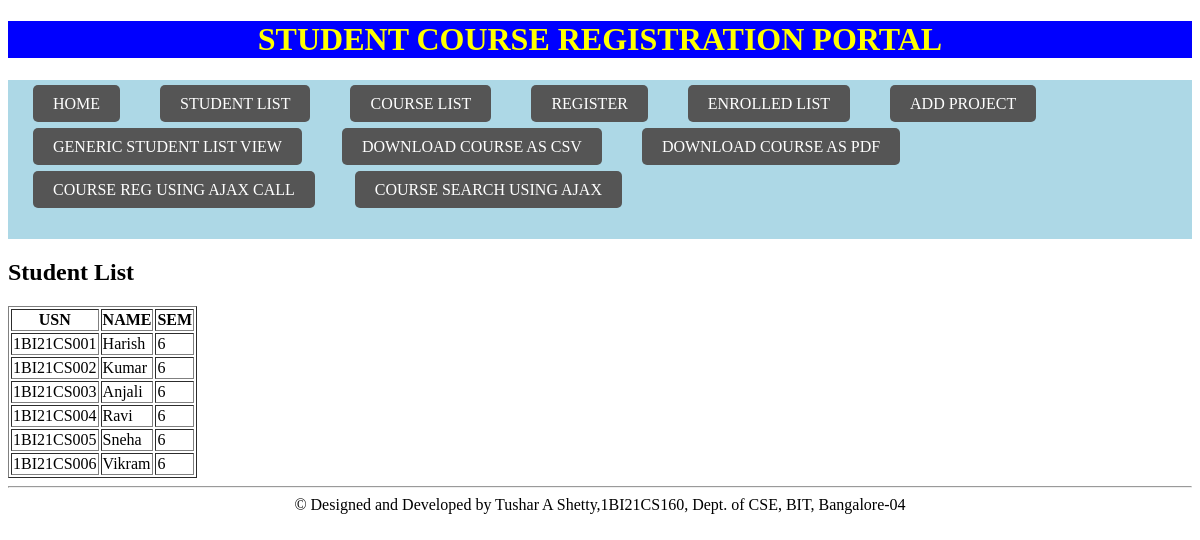
The page /studentlist/ on the database its author committed.
### tusharapp/models.py (models this page shows)
class student(models.Model):
 usn=models.CharField(max_length=10)
 name=models.CharField(max_length=40)
 sem=models.IntegerField()
 courses=models.ManyToManyField(course,related_name='student_set')

### tusharapp/views.py (the view)
# urls.py: path('studentlist/',studentlist),
def studentlist(request):
    s=student.objects.all()
    return render(request,'studentlist.html',{'student_list':s})

### tusharapp/templates/studentlist.html (shortened to what this page needs)
{% extends 'basicTemplate.html' %}
{% block content%}
<h1>Student List</h1>
<table border="1">
<tr>
<th>
USN
</th>
<th>
NAME
</th>
<th>
SEM
</th>
</tr>
{% for s in student_list %}
<tr>
<td>{{s.usn}}</td>
<td>{{s.name}}</td>
<td>{{s.sem}}</td>
</tr>
{% endfor %}
</table>
{% endblock %}

### tusharapp/templates/basicTemplate.html (shortened to what this page needs)
<!DOCTYPE html>
<html>
<head>
</head>
<body>
<center> <h1 style="background-color: blue;color:yellow"> STUDENT COURSE
REGISTRATION PORTAL</h1></center>
<nav>
<ul>
<li> <a href="/home/">HOME</a></li>
<li> <a href="/studentlist/">STUDENT LIST</a></li>
<li> <a href="/courselist/">COURSE LIST</a> </li>
<li> <a href="/register/">REGISTER</a></li>
<li> <a href="/enrolledlist/">ENROLLED LIST</a></li>
<li> <a href="/addproject/">ADD PROJECT</a></li>
<li><a href="/genericlistviewstudent/">GENERIC STUDENT LIST VIEW</a></li>
<li> <a href="/download_course_table_as_csv/">DOWNLOAD COURSE AS CSV</a> </li>
<li> <a href="/download_course_table_as_pdf/">DOWNLOAD COURSE AS PDF</a></li>
<li> <a href="/courseRegUsingAjax/">COURSE REG USING AJAX CALL</a></li>
<li> <a href="/course_search_ajax/">COURSE SEARCH USING AJAX</a></li>
</ul>
</nav>
<section>
{% block content %} {% endblock %}
</section>
<footer>
<hr/>
<center>
    &copy; Designed and Developed by Tushar A Shetty,1BI21CS160, Dept. of CSE, BIT,
Bangalore-04
</center>
</footer>
</body>
</html>

### tusharapp/templates/basicTemplate.html (style rules this page uses)
nav { background-color: lightblue;padding: 15px; }
nav a { color: #fff; text-decoration: none; padding: 10px 20px; margin: 0px 10px; border-radius: 5px; background-color: #555; flex-wrap: wrap; }
ul { list-style: none; margin: 0; padding: 0; display: flex; flex-wrap: wrap; flex-direction: row; }
li { margin-right: 20px; margin-bottom: 25px; }

### rows shown on the page
student: usn "1BI21CS001", name "Harish", sem "6"
student: usn "1BI21CS002", name "Kumar", sem "6"
student: usn "1BI21CS003", name "Anjali", sem "6"
student: usn "1BI21CS004", name "Ravi", sem "6"
student: usn "1BI21CS005", name "Sneha", sem "6"
student: usn "1BI21CS006", name "Vikram", sem "6"
